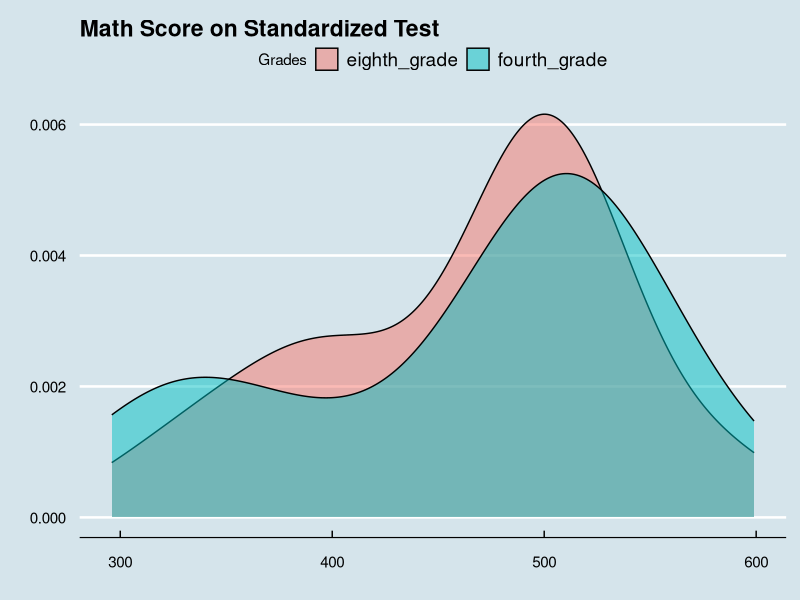
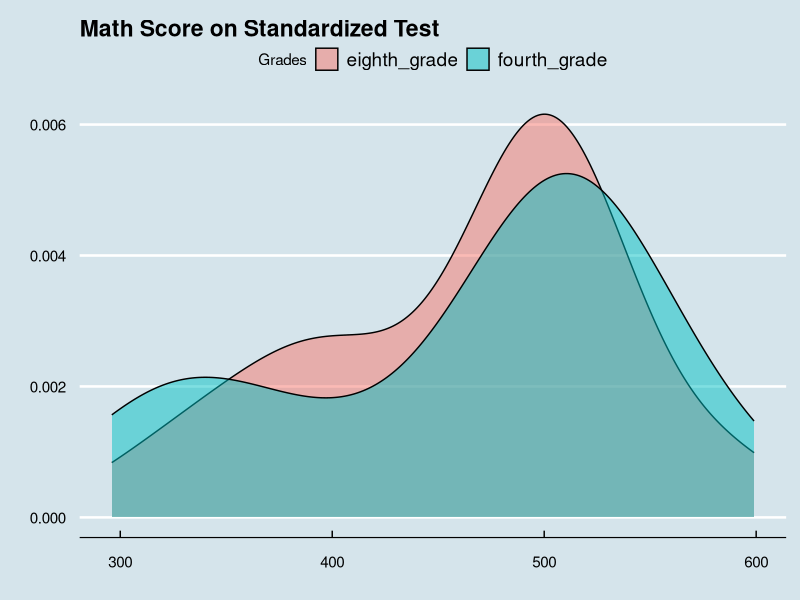
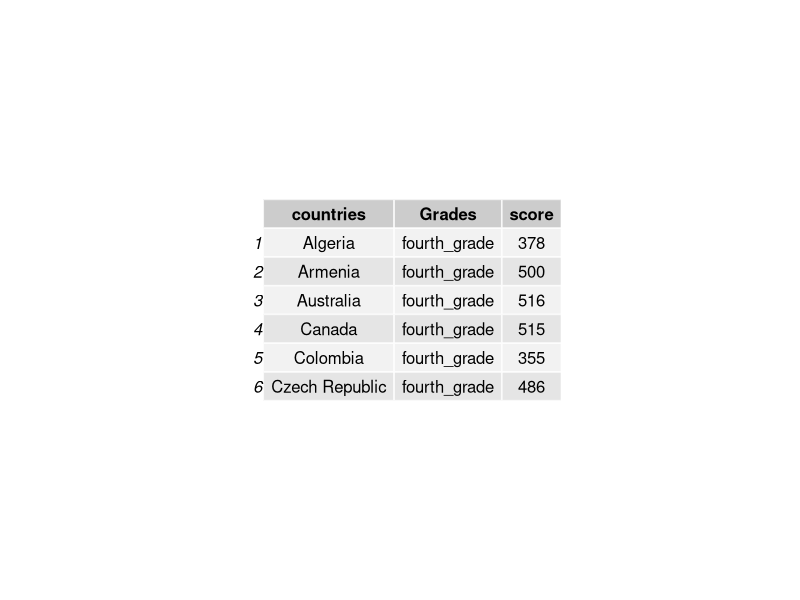

The R source for these figures, in order:
library(dplyr)
library(ggplot2)
library(ggthemes)
library(tidyr)
library(gridExtra)

math4 <- read.csv("data/mathScore4.csv", header=TRUE,stringsAsFactors = FALSE) %>%
  select('geo','X2007')
colnames(math4) <- c('countries','fourth_grade')

math8 <- read.csv("data/mathScore8.csv", header=TRUE,stringsAsFactors = FALSE) %>%
  select('geo','X2007')
colnames(math8) <- c('countries','eighth_grade')

mathScores <- inner_join(math4,math8,by="countries")

mathScores <- gather(mathScores,Grades,score,-countries)
mathScores %>% group_by(Grades) %>% ggplot(aes(score,fill=Grades)) + 
  geom_density(alpha=.5)  +
  ylab('') + xlab('') + 
  ggtitle('Math Score on Standardized Test') +theme_economist()

ggsave('figs/final_result.png')

## Auxiliar

png(filename = "outputs/mathScores_head.png", width=400,height=180,bg = "white")
grid.table(head(mathScores))
dev.off()
